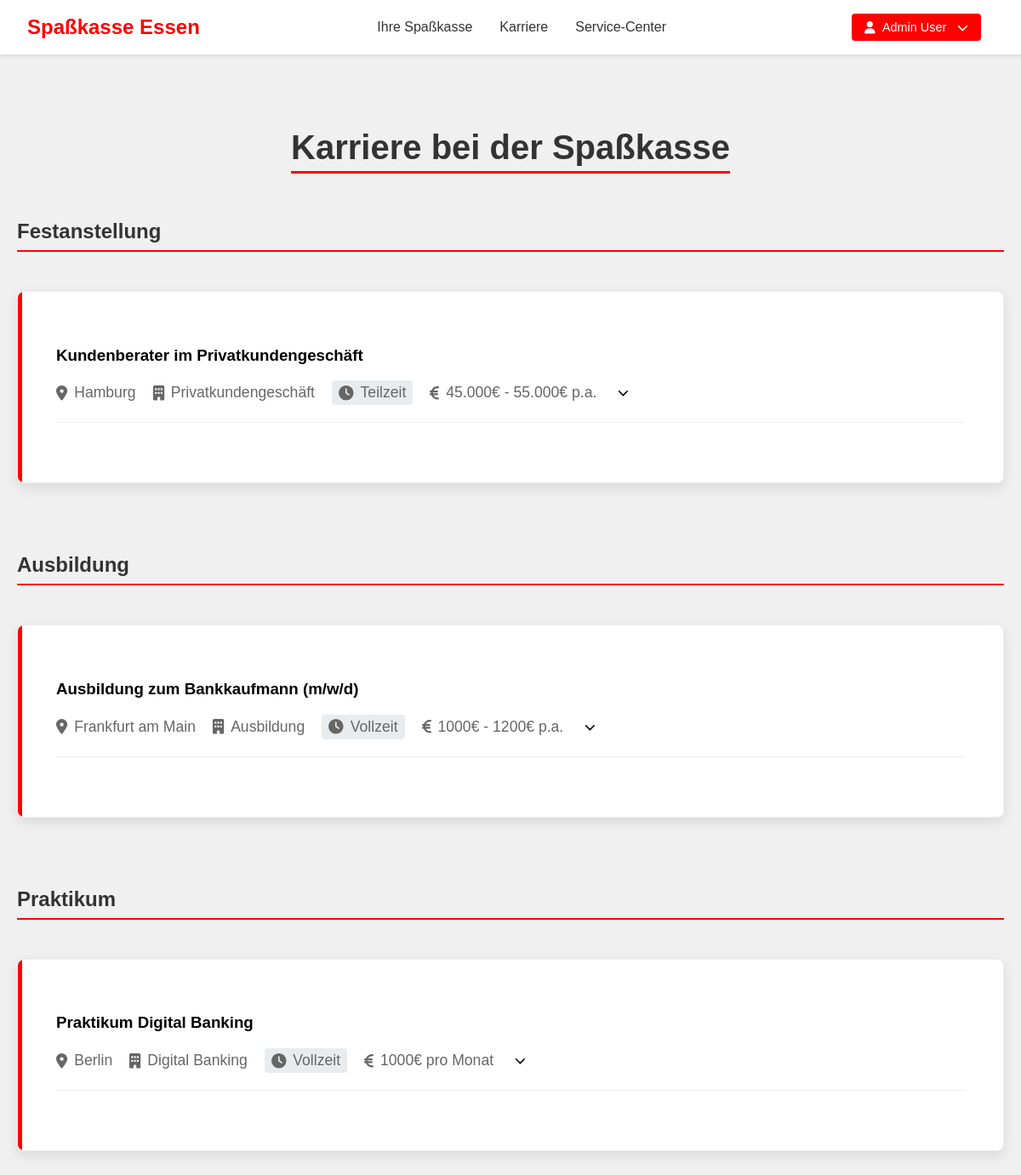
/karriere.php (signed in), run on the app's committed database.
### tables this page shows
CREATE TABLE jobs (
    job_id INT PRIMARY KEY AUTO_INCREMENT,
    title VARCHAR(100) NOT NULL,
    employment_type ENUM('Festanstellung', 'Ausbildung', 'Praktikum') NOT NULL,
    schedule_type ENUM('Vollzeit', 'Teilzeit', 'Vollzeit & Teilzeit') NOT NULL,
    description TEXT NOT NULL,
    requirements TEXT,
    location VARCHAR(100),
    department VARCHAR(50),
    salary_range VARCHAR(50),
    is_active BOOLEAN DEFAULT TRUE,
    created_at TIMESTAMP DEFAULT CURRENT_TIMESTAMP,
    expires_at DATE,
    created_by INT,
    FOREIGN KEY (created_by) REFERENCES users(user_id)
);

### karriere.php (the view, shortened to what this page needs)
<!DOCTYPE html>
<html lang="de">
<head>
    <link rel="stylesheet" href="assets/style/main.css">
    <link rel="stylesheet" href="assets/style/karriere.css">
    <link rel="stylesheet" href="https://cdnjs.cloudflare.com/ajax/libs/font-awesome/6.5.1/css/all.min.css">
</head>
<body>
    <?php include 'assets/navbar.php'; ?>
    <main class="karriere-container">
        <h1>Karriere bei der Spaßkasse</h1>
        <section class="job-listings">
            <?php try {
                $db = Database::getInstance();
                $pdo = $db->getConnection();
                $stmt = $pdo->query("
                    SELECT *
                    FROM jobs
                    WHERE is_active = 1
                    ORDER BY
                        CASE employment_type
                            WHEN 'Festanstellung' THEN 1
                            WHEN 'Ausbildung' THEN 2
                            WHEN 'Praktikum' THEN 3
                        END,
                        created_at DESC
                ");
                $jobs = $stmt->fetchAll(PDO::FETCH_ASSOC);
                if (empty($jobs)) {
                    echo "<p class='no-jobs'>Aktuell sind keine Stellenangebote verfügbar.</p>";
                } else {
                    $currentType = '';
                    foreach ($jobs as $job) {
                        if ($currentType !== $job['employment_type']) {
                            $currentType = $job['employment_type'];
                            echo "<h2 class='employment-type-heading'>{$currentType}</h2>";
                        } ?>
            <div class="job-card">
                <div class="job-header" onclick="toggleJobDetails(this)">
                    <h3><?php echo htmlspecialchars($job['title']); ?></h3>
                    <div class="job-info">
                        <span class="job-location">
                            <i class="fas fa-map-marker-alt"></i>
                            <?php echo htmlspecialchars($job['location']); ?>
                        </span>
                        <span class="job-department">
                            <i class="fas fa-building"></i>
                            <?php echo htmlspecialchars($job['department']); ?>
                        </span>
                        <span class="job-schedule">
                            <i class="fas fa-clock"></i>
                            <?php echo htmlspecialchars(
                                $job['schedule_type']
                            ); ?>
                        </span>
                        <?php if ($job['salary_range']): ?>
                        <span class="job-salary">
                            <i class="fas fa-euro-sign"></i>
                            <?php echo htmlspecialchars(
                                $job['salary_range']
                            ); ?>
                        </span>
                        <?php endif; ?>
                        <i class="fas fa-chevron-down toggle-icon"></i>
                    </div>
                </div>
            </div>
            <?php
                    }
                }
            } catch (PDOException $e) {
                echo "<p class='error'>Derzeit können keine Stellenangebote geladen werden.</p>";
            } ?>
        </section>
    </main>
</body>
</html>

### assets/style/main.css (style rules this page uses)
body { font-family: Arial, sans-serif; margin: 0; padding: 0; background-color: #f0f0f0; }

### assets/style/karriere.css (style rules this page uses)
.karriere-container { max-width: 1200px; margin: 40px auto; padding: 20px; }
.karriere-container h1 { text-align: center; font-size: 2.5em; margin-bottom: 30px; color: #333; position: relative; display: inline-block; left: 50%; transform: translateX(-50%); }
.karriere-container h1::after { content: ''; position: absolute; bottom: -8px; left: 0; width: 100%; height: 3px; background: #ff0000; transform: none; }
.job-listings { display: grid; gap: 30px; }
.job-card { background: white; border-radius: 15px; padding: 30px; box-shadow: 0 5px 15px rgba(0, 0, 0, 0.1); transition: all 0.3s ease; border: 1px solid #eee; position: relative; overflow: hidden; }
.job-card::before { content: ''; position: absolute; top: 0; left: 0; width: 5px; height: 100%; background: #ff0000; transition: width 0.3s ease; }
.job-info { display: flex; gap: 25px; flex-wrap: wrap; margin-bottom: 25px; padding-bottom: 20px; border-bottom: 1px solid #eee; }
.job-info span { display: flex; align-items: center; gap: 8px; color: #666; font-size: 1.1em; }
.employment-type-heading { margin: 2rem 0 1rem 0; padding-bottom: 0.5rem; border-bottom: 2px solid #ff0000; color: #333; }
.job-schedule { background-color: #e9ecef; padding: 0.25rem 0.5rem; border-radius: 4px; font-size: 0.9em; }
.job-header { cursor: pointer; padding: 15px; transition: background-color 0.3s ease; }
.toggle-icon { margin-left: auto; transition: transform 0.3s ease; }
.job-info { display: flex; align-items: center; flex-wrap: wrap; gap: 20px; margin-top: 10px; }
.job-card { margin-bottom: 20px; border: 1px solid #eee; border-radius: 8px; overflow: hidden; }

### assets/style/navbar.css (style rules this page uses)
.fa-chevron-down { font-size: 0.8rem; margin-left: 5px; }

### data on the page
jobs: employment_type "Festanstellung", title "Kundenberater im Privatkundengeschäft", location "Hamburg", department "Privatkundengeschäft", schedule_type "Teilzeit", salary_range "45.000€ - 55.000€ p.a."
jobs: employment_type "Ausbildung", title "Ausbildung zum Bankkaufmann (m/w/d)", location "Frankfurt am Main", department "Ausbildung", schedule_type "Vollzeit", salary_range "1000€ - 1200€ p.a."
jobs: employment_type "Praktikum", title "Praktikum Digital Banking", location "Berlin", department "Digital Banking", schedule_type "Vollzeit", salary_range "1000€ pro Monat"

### other printed values
$_SESSION['first_name'] "Admin"
$_SESSION['last_name'] "User"
